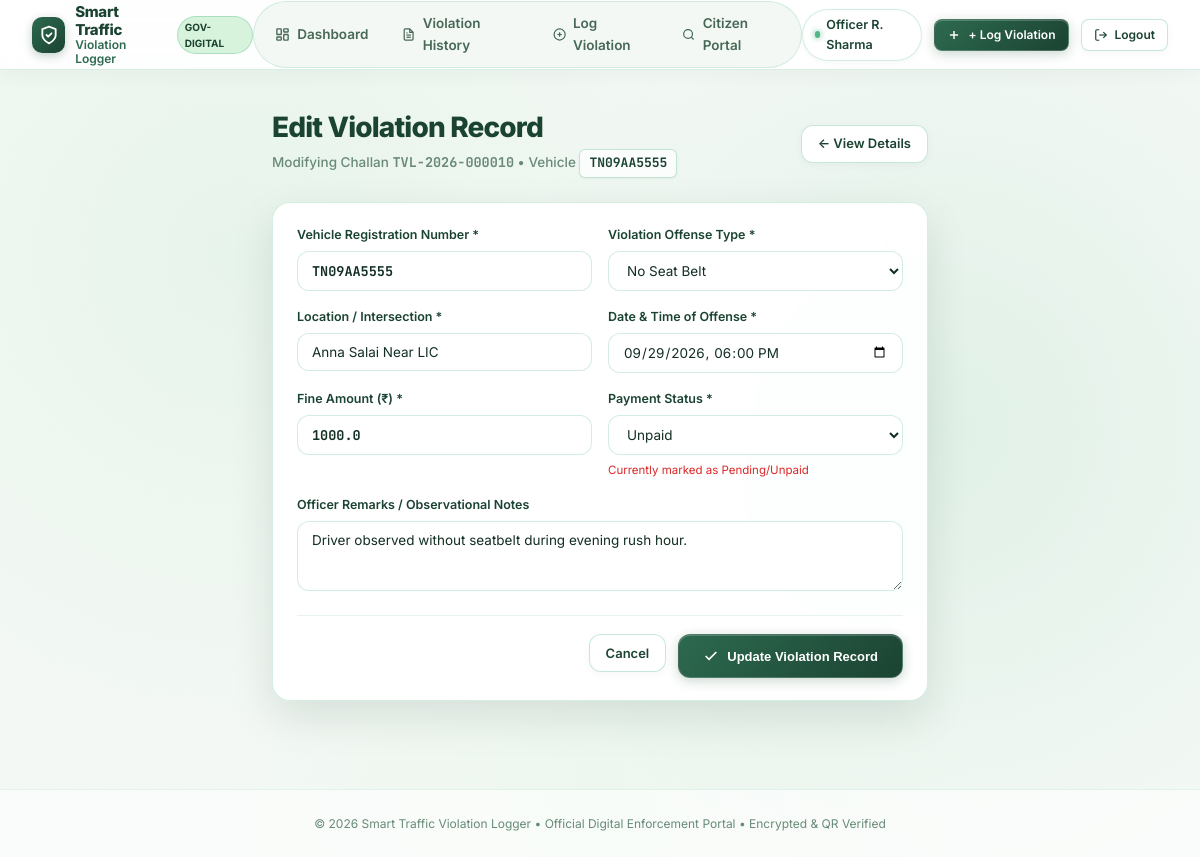
The app's page /violations/10/edit (signed in), older data.
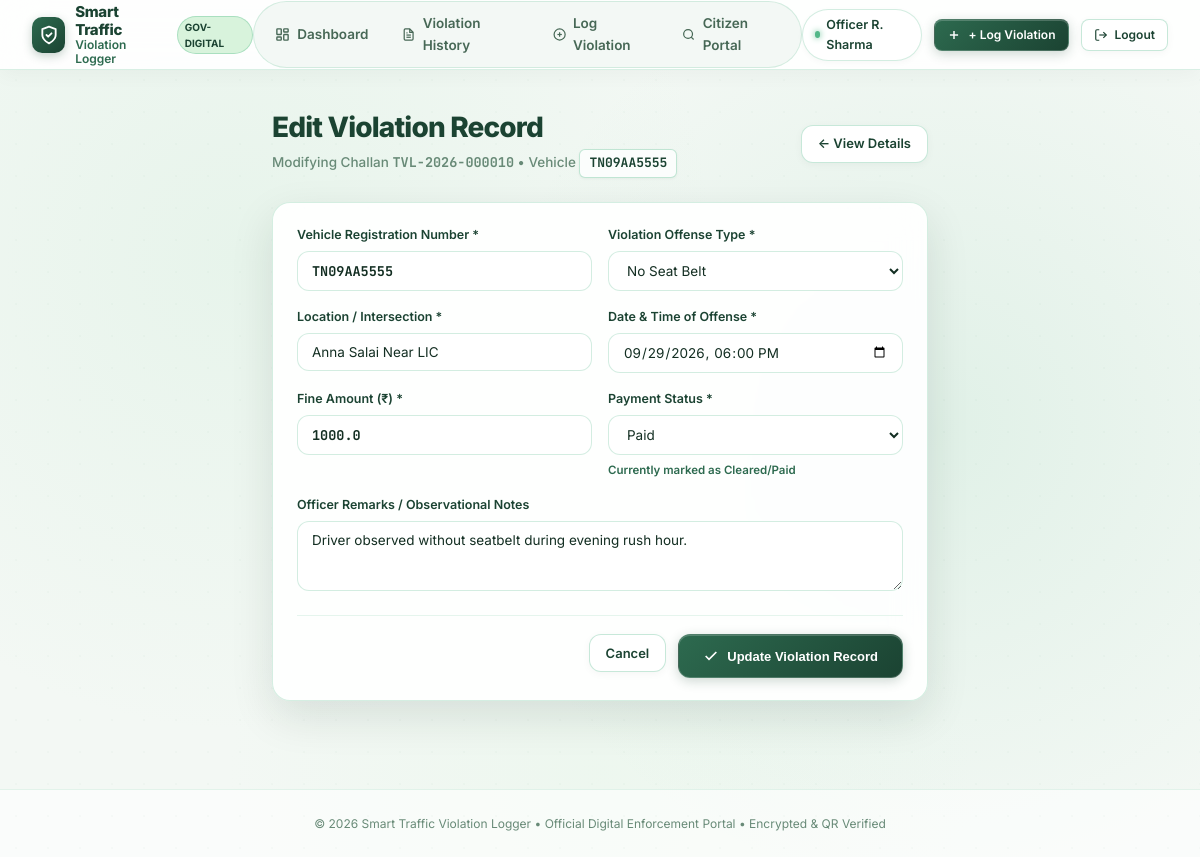
The same page, newer data.
### models.py (models this page shows, shortened)
class Violation(db.Model):
    __tablename__ = 'violations'
    id = db.Column(db.Integer, primary_key=True)
    challan_number = db.Column(db.String(32), unique=True, nullable=False, index=True)
    vehicle_number = db.Column(db.String(20), nullable=False, index=True)
    violation_type = db.Column(db.String(100), nullable=False)
    location = db.Column(db.String(200), nullable=False)
    violation_date = db.Column(db.DateTime, nullable=False, default=utc_now)
    fine_amount = db.Column(db.Float, nullable=False)
    payment_status = db.Column(db.String(20), nullable=False, default='Unpaid')
    officer_badge = db.Column(db.String(50), nullable=True)
    officer_name = db.Column(db.String(120), nullable=True)
    qr_filename = db.Column(db.String(255), nullable=True)
    notes = db.Column(db.Text, nullable=True)
    created_at = db.Column(db.DateTime, default=utc_now)
    updated_at = db.Column(db.DateTime, default=utc_now, onupdate=utc_now)
    @property
    def is_paid(self):
        return self.payment_status.strip().lower() == 'paid'

### app.py (the view, shortened to what this page needs)
    @app.route('/violations/<int:id>/edit', methods=['GET', 'POST'])
    @login_required
    def edit_violation(id):
        violation = db.get_or_404(Violation, id)
        formatted_dt = (
            violation.violation_date.strftime('%Y-%m-%dT%H:%M')
            if violation.violation_date else ''
        )
        return render_template(
            'edit_violation.html',
            violation=violation,
            violation_types=VIOLATION_TYPES,
            formatted_dt=formatted_dt
        )

### templates/edit_violation.html (shortened to what the changed rows need)
{% extends "base.html" %}
{% block content %}
<div class="page-container" style="max-width: 720px;">
  <div class="page-header">
    <div class="page-header-info">
      <h1 class="page-title">Edit Violation Record</h1>
      <p class="page-subtitle">Modifying Challan <strong class="font-mono">{{ violation.challan_number }}</strong> &bull; Vehicle <span class="vehicle-plate">{{ violation.vehicle_number }}</span></p>
    </div>
  </div>
  <div class="card" style="box-shadow: var(--shadow-elevated);">
    <form method="POST" action="{{ url_for('edit_violation', id=violation.id) }}">
      <div class="form-grid-2">
        <div class="form-field">
          <label for="vehicle_number">Vehicle Registration Number *</label>
          <input
            type="text"
            id="vehicle_number"
            name="vehicle_number"
            value="{{ violation.vehicle_number }}"
            required
            style="text-transform: uppercase; font-family: 'JetBrains Mono', monospace; font-weight: 700;"
          >
        </div>
        <div class="form-field">
          <label for="violation_type">Violation Offense Type *</label>
          <select id="violation_type" name="violation_type" required>
            {% for v_type, fine in violation_types %}
              <option value="{{ v_type }}" {% if violation.violation_type == v_type %}selected{% endif %}>
                {{ v_type }}
              </option>
            {% endfor %}
          </select>
        </div>
      </div>
      <div class="form-grid-2">
        <div class="form-field">
          <label for="location">Location / Intersection *</label>
          <input
            type="text"
            id="location"
            name="location"
            value="{{ violation.location }}"
            required
          >
        </div>
      </div>
      <div class="form-grid-2">
        <div class="form-field">
          <label for="fine_amount">Fine Amount (₹) *</label>
          <input
            type="number"
            step="0.01"
            min="1"
            id="fine_amount"
            name="fine_amount"
            value="{{ violation.fine_amount }}"
            required
            style="font-family: 'JetBrains Mono', monospace; font-weight: 700;"
          >
        </div>
        <div class="form-field">
          <label for="payment_status">Payment Status *</label>
          <select id="payment_status" name="payment_status" required>
            <option value="Unpaid" {% if not violation.is_paid %}selected{% endif %}>Unpaid</option>
            <option value="Paid" {% if violation.is_paid %}selected{% endif %}>Paid</option>
          </select>
          {% if violation.is_paid %}
            <span class="help-text" style="color: var(--eb-emerald); font-weight: 600;">Currently marked as Cleared/Paid</span>
          {% else %}
            <span class="help-text" style="color: var(--color-danger);">Currently marked as Pending/Unpaid</span>
          {% endif %}
        </div>
      </div>
      <div class="form-field">
        <label for="notes">Officer Remarks / Observational Notes</label>
        <textarea id="notes" name="notes" rows="3">{{ violation.notes or '' }}</textarea>
      </div>
    </form>
  </div>
</div>
{% endblock %}

### templates/base.html (shortened to what this page needs)
<!DOCTYPE html>
<html lang="en">
<head>
  <link rel="stylesheet" href="{{ url_for('static', filename='css/style.css') }}">
</head>
<body class="app-shell">
  <header class="eb-top-nav">
    <div class="eb-top-nav-inner">
      <a href="{{ url_for('dashboard') if session.get('officer_id') else url_for('public_search') }}" class="eb-nav-brand">
        <div class="eb-nav-logo-mark">
          <svg width="20" height="20" viewBox="0 0 24 24" fill="none" stroke="currentColor" stroke-width="2.2" stroke-linecap="round" stroke-linejoin="round">
            <path d="M12 22s8-4 8-10V5l-8-3-8 3v7c0 6 8 10 8 10z"/>
            <path d="m9 12 2 2 4-4"/>
          </svg>
        </div>
        <div class="eb-nav-brand-text">
          <span class="eb-brand-word-primary">Smart Traffic</span>
          <span class="eb-brand-word-secondary">Violation Logger</span>
        </div>
        <span class="eb-nav-badge">GOV-DIGITAL</span>
      </a>
      <nav class="eb-nav-links" id="navLinks">
        {% if session.get('officer_id') %}
          <a href="{{ url_for('dashboard') }}" class="eb-nav-link {% if request.endpoint == 'dashboard' %}eb-nav-link--active{% endif %}">
            <svg width="15" height="15" viewBox="0 0 24 24" fill="none" stroke="currentColor" stroke-width="2.2">
              <rect width="7" height="9" x="3" y="3" rx="1"/>
              <rect width="7" height="5" x="14" y="3" rx="1"/>
              <rect width="7" height="9" x="14" y="12" rx="1"/>
              <rect width="7" height="5" x="3" y="16" rx="1"/>
            </svg>
            Dashboard
          </a>
          <a href="{{ url_for('violations') }}" class="eb-nav-link {% if request.endpoint in ['violations', 'violation_detail'] %}eb-nav-link--active{% endif %}">
            Violation History
          </a>
          <a href="{{ url_for('add_violation') }}" class="eb-nav-link {% if request.endpoint == 'add_violation' %}eb-nav-link--active{% endif %}">
            <svg width="15" height="15" viewBox="0 0 24 24" fill="none" stroke="currentColor" stroke-width="2.2">
              <circle cx="12" cy="12" r="10"/>
              <line x1="12" y1="8" x2="12" y2="16"/>
              <line x1="8" y1="12" x2="16" y2="12"/>
            </svg>
            Log Violation
          </a>
        {% endif %}
        <a href="{{ url_for('public_search') }}" class="eb-nav-link {% if request.endpoint == 'public_search' %}eb-nav-link--active{% endif %}">
          <svg width="15" height="15" viewBox="0 0 24 24" fill="none" stroke="currentColor" stroke-width="2.2">
            <circle cx="11" cy="11" r="8"/>
            <path d="m21 21-4.3-4.3"/>
          </svg>
          Citizen Portal
        </a>
      </nav>
      <div class="eb-nav-actions">
        {% if session.get('officer_id') %}
          <div class="officer-badge-pill" title="Active Logged-in Officer">
            <span class="officer-dot"></span>
            <span>{{ session.get('officer_name', 'Officer') }}</span>
          </div>
          <a href="{{ url_for('add_violation') }}" class="btn-primary btn-sm">
            <svg width="14" height="14" viewBox="0 0 24 24" fill="none" stroke="currentColor" stroke-width="2.5">
              <line x1="12" y1="5" x2="12" y2="19"/>
              <line x1="5" y1="12" x2="19" y2="12"/>
            </svg>
            + Log Violation
          </a>
          <a href="{{ url_for('logout') }}" class="btn-secondary btn-sm" title="Log out">
            <svg width="14" height="14" viewBox="0 0 24 24" fill="none" stroke="currentColor" stroke-width="2">
              <path d="M9 21H5a2 2 0 0 1-2-2V5a2 2 0 0 1 2-2h4"/>
              <polyline points="16 17 21 12 16 7"/>
              <line x1="21" x2="9" y1="12" y2="12"/>
            </svg>
            Logout
          </a>
        {% endif %}
      </div>
    </div>
  </header>
  <main class="main-content">
    {% block content %}{% endblock %}
  </main>
  <footer class="eb-footer">
    <div class="page-container" style="padding-top:0; padding-bottom:0;">
      <p>&copy; 2026 Smart Traffic Violation Logger &bull; Official Digital Enforcement Portal &bull; Encrypted &amp; QR Verified</p>
    </div>
  </footer>
</body>
</html>

Row changes from the older to the newer data that the page shows:
changed Violation "TN09AA5555": payment_status "Unpaid" → "Paid"
Text that changed along with them:
text no longer shown: "Currently marked as Pending/Unpaid"
text now shown: "Currently marked as Cleared/Paid"
